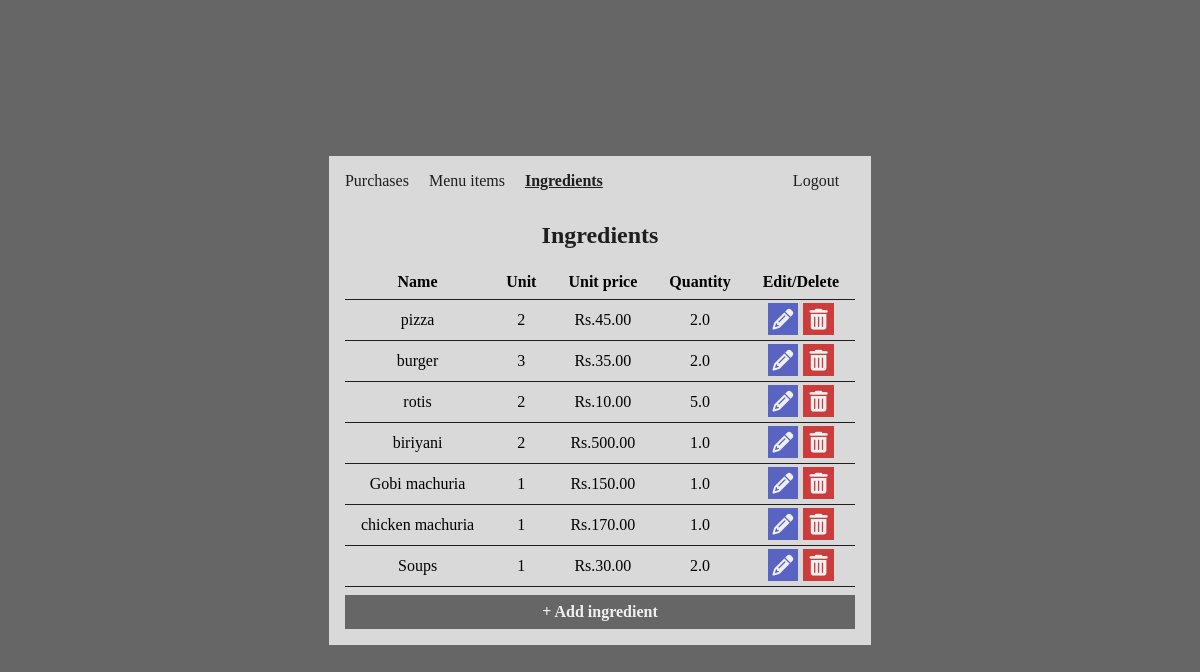
/ingredients (signed in), run on the app's committed database.
### inventory/models.py (models this page shows, shortened)
class Ingredient(models.Model):
    name = models.CharField(max_length=100)
    quantity = models.FloatField(default=0)
    unit = models.CharField(max_length=100)
    unit_price = models.FloatField(default=0)

### inventory/views.py (the view)
# urls.py: path('ingredients', IngredientListView.as_view(), name="ingredients"),
class IngredientListView(LoginRequiredMixin, ListView):
  model = Ingredient
  template_name = "inventory/ingredients.html"
  def get_context_data(self, **kwargs):
    context = super().get_context_data(**kwargs)
    context['active_page'] = self.request.path
    return context

### inventory/templates/inventory/ingredients.html (shortened to what this page needs)
{% extends 'inventory/base.html' %}
{% load static %}
{% block body %}
<h1>Ingredients</h1>
<div class="table-wrapper">
  <table>
    <tr>
      <th>Name</th>
      <th>Unit</th>
      <th>Unit price</th>
      <th>Quantity</th>
      <th>Edit/Delete</th>
    </tr>
    {% for ingredient in object_list %}
    <tr>
      <td>{{ ingredient.name }}</td>
      <td>{{ ingredient.unit }}</td>
      <td>Rs.{{ ingredient.unit_price|stringformat:".2f" }}</td>
      <td>{{ ingredient.quantity }}</td>
      <td>
        <div class="button-container">
          <a href="{% url 'update_ingredient' ingredient.id %}" class="button button--edit">
            <i class="fa-solid fa-pencil"></i>
          </a>
          <a href="{% url 'delete_ingredient' ingredient.id %}" class="button button--delete">
            <i class="fa-solid fa-trash-can"></i>
          </a>
        </div>
      </td>
    </tr>
    {% endfor %}
  </table>
</div>
<a href="{% url 'add_ingredient' %}" class="button button--full-width">+ Add ingredient</a>
{% endblock %}

### inventory/templates/inventory/base.html (shortened to what this page needs)
{% load static %}
<!DOCTYPE html>
<html lang="en">
<head>
  <link rel="stylesheet" href="{% static 'inventory/style.css' %}" />
</head>
<body>
  <div class="content-wrapper">
    <header class="flex-space-between">
      <nav>
        <a href="{% url 'purchases' %}" class="nav-item{% if active_page|lower == '/'|lower %} nav-item--active{% endif %}">
          Purchases
        </a>
        <a href="{% url 'menu_items' %}" class="nav-item{% if active_page|lower == '/menu-items'|lower %} nav-item--active{% endif %}">
          Menu items
        </a>
        <a href="{% url 'ingredients' %}" class="nav-item{% if active_page|lower == '/ingredients'|lower %} nav-item--active{% endif %}">
          Ingredients
        </a>
      </nav>
      <a href="{% url 'logout' %}" class="nav-item">
        Logout
      </a>
    </header>
    {% block body %}
    {% endblock %}
  </div>
</body>
</html>

### inventory/static/inventory/style.css (style rules this page uses)
* { box-sizing: border-box; margin: 0; padding: 0; }
body { display: flex; justify-content: center; align-items: center; height: 100vh; padding: 0.5rem; overflow: hidden; background-color: #666666; }
h1 { font-size: 1.5rem; text-align: center; margin: 2rem 0 1rem; }
p, a, h1, strong { color: #1E1E1E; }
.content-wrapper { background-color: #D9D9D9; padding: 1rem; }
.nav-item { text-decoration: none; margin-right: 1rem; }
.nav-item--active { font-weight: bold; text-decoration: underline; }
.button { border: 0; text-decoration: none; font-size: 1rem; font-weight: bold; font-family: serif; padding: 0.5rem; color: #F0F0F0; background-color: #666666; }
.button--full-width { display: block; width: 100%; text-align: center; margin-top: 0.5rem; }
.flex-space-between { display: flex; justify-content: space-between; }
.table-wrapper { overflow-y: auto; max-height: 50vh; }
table { border-collapse: collapse; }
th { position: sticky; top: 0; background-color: #D9D9D9; }
th, td { max-width: 20rem; text-align: center; padding: 0.5rem 1rem; border-bottom: 0.1rem solid #1E1E1E; }
.button--edit { background-color: #5964C2; margin-right: 0.3rem; padding: 0.3rem; padding-right: 0; font-size: 1.3rem; }
.button--delete { background-color: #CB3C3C; padding: 0.3rem 0.4rem; font-size: 1.3rem; }

### data on the page
Ingredient: name "pizza", unit "2", unit_price "45.00", quantity "2.0"
Ingredient: name "burger", unit "3", unit_price "35.00", quantity "2.0"
Ingredient: name "rotis", unit "2", unit_price "10.00", quantity "5.0"
Ingredient: name "biriyani", unit "2", unit_price "500.00", quantity "1.0"
Ingredient: name "Gobi machuria", unit "1", unit_price "150.00", quantity "1.0"
Ingredient: name "chicken machuria", unit "1", unit_price "170.00", quantity "1.0"
Ingredient: name "Soups", unit "1", unit_price "30.00", quantity "2.0"
